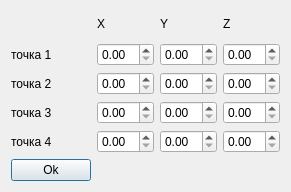
<?xml version="1.0" encoding="UTF-8"?>
<ui version="4.0">
 <class>PointsInputDialog</class>
 <widget class="QDialog" name="PointsInputDialog">
  <property name="geometry">
   <rect>
    <x>0</x>
    <y>0</y>
    <width>290</width>
    <height>192</height>
   </rect>
  </property>
  <property name="windowTitle">
   <string>Dialog</string>
  </property>
  <layout class="QGridLayout" name="gridLayout_2">
   <item row="1" column="1">
    <widget class="QDoubleSpinBox" name="doubleSpinBox_1x"/>
   </item>
   <item row="3" column="1">
    <widget class="QDoubleSpinBox" name="doubleSpinBox_3x"/>
   </item>
   <item row="4" column="2">
    <widget class="QDoubleSpinBox" name="doubleSpinBox_4y"/>
   </item>
   <item row="4" column="0">
    <widget class="QLabel" name="label_7">
     <property name="text">
      <string>точка 4</string>
     </property>
    </widget>
   </item>
   <item row="1" column="2">
    <widget class="QDoubleSpinBox" name="doubleSpinBox_1y"/>
   </item>
   <item row="0" column="0">
    <spacer name="horizontalSpacer">
     <property name="orientation">
      <enum>Qt::Horizontal</enum>
     </property>
     <property name="sizeHint" stdset="0">
      <size>
       <width>40</width>
       <height>20</height>
      </size>
     </property>
    </spacer>
   </item>
   <item row="4" column="3">
    <widget class="QDoubleSpinBox" name="doubleSpinBox_4z"/>
   </item>
   <item row="2" column="3">
    <widget class="QDoubleSpinBox" name="doubleSpinBox_2z"/>
   </item>
   <item row="0" column="3">
    <widget class="QLabel" name="label_4">
     <property name="text">
      <string>Z</string>
     </property>
    </widget>
   </item>
   <item row="2" column="0">
    <widget class="QLabel" name="label_5">
     <property name="text">
      <string>точка 2</string>
     </property>
    </widget>
   </item>
   <item row="0" column="1">
    <widget class="QLabel" name="label_2">
     <property name="text">
      <string>X</string>
     </property>
    </widget>
   </item>
   <item row="2" column="2">
    <widget class="QDoubleSpinBox" name="doubleSpinBox_2y"/>
   </item>
   <item row="0" column="2">
    <widget class="QLabel" name="label_3">
     <property name="text">
      <string>Y</string>
     </property>
    </widget>
   </item>
   <item row="4" column="1">
    <widget class="QDoubleSpinBox" name="doubleSpinBox_4x"/>
   </item>
   <item row="3" column="2">
    <widget class="QDoubleSpinBox" name="doubleSpinBox_3y"/>
   </item>
   <item row="2" column="1">
    <widget class="QDoubleSpinBox" name="doubleSpinBox_2x"/>
   </item>
   <item row="1" column="3">
    <widget class="QDoubleSpinBox" name="doubleSpinBox_1z"/>
   </item>
   <item row="3" column="0">
    <widget class="QLabel" name="label_6">
     <property name="text">
      <string>точка 3</string>
     </property>
    </widget>
   </item>
   <item row="1" column="0">
    <widget class="QLabel" name="label">
     <property name="text">
      <string>точка 1</string>
     </property>
    </widget>
   </item>
   <item row="3" column="3">
    <widget class="QDoubleSpinBox" name="doubleSpinBox_3z"/>
   </item>
   <item row="5" column="0">
    <widget class="QPushButton" name="ok">
     <property name="text">
      <string>Ok</string>
     </property>
    </widget>
   </item>
  </layout>
 </widget>
 <resources/>
 <connections/>
</ui>
